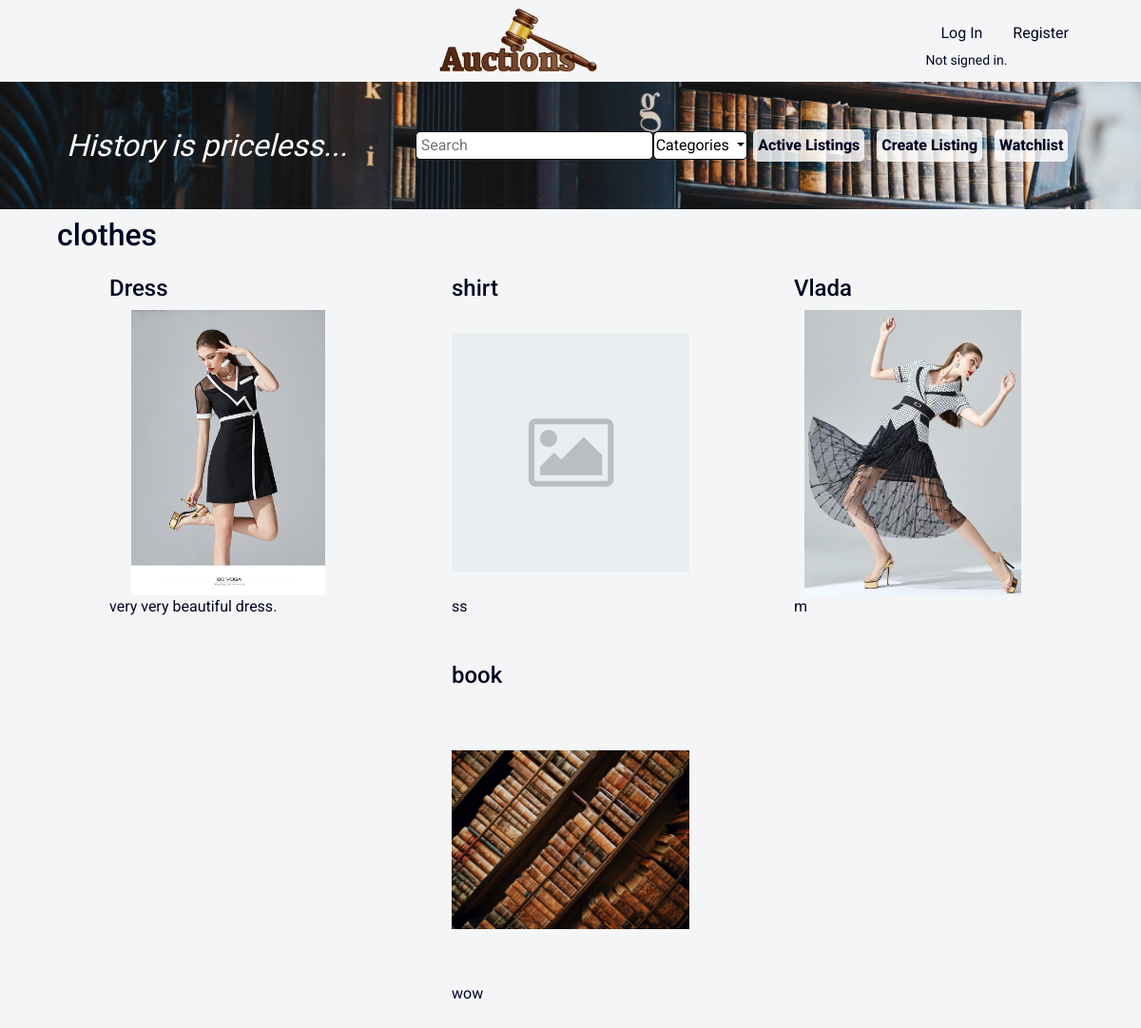
Screenshot of /category/clothes with the database file from the repository.
### auctions/models.py (models this page shows, shortened)
class Category(models.Model):
    category = models.CharField(max_length=64)
    def __str__(self):
        return self.category

class Listing(models.Model):
    title = models.CharField(max_length=64)
    description = models.TextField(max_length=500)
    image = models.ImageField(default='default.png')
    start_bid = models.DecimalField(max_digits=12, decimal_places=2)
    date_created = models.DateTimeField(default=timezone.now)
    category = models.ForeignKey(Category, default=None, on_delete=models.CASCADE)
    user = models.ForeignKey(User, on_delete=models.CASCADE)
    comment = models.ManyToManyField(Comment, default=None)
    bid = models.ManyToManyField(Bid, default=None)
    status = models.BooleanField(default=False)

### auctions/views.py (the view, shortened to what this page needs)
# urls.py: path("category/<str:category_name>", views.category, name="category"),
def category(request, category_name):
    category = Category.objects.get(category=category_name)
    listing_category = Listing.objects.filter(category=category)
    if listing_category:
        return render(request, "auctions/category.html", {
            "category": category.category,
            "listings": listing_category,
            "categories": Category.objects.all()
            })

### auctions/templates/auctions/category.html (shortened to what this page needs)
{% extends "auctions/layout.html" %}
{% block body %}
<div class="background">
    <div class="margin flex">
        <div class="flex1">
            <div class="history">History is priceless...</div>
        </div>
        <div class="flex flex2">
            <form action="{% url 'search' %}">
                <input class="search" type="text" name="q" placeholder="Search">
            </form>
            <div class="dropdown">
                <button class="categories dropdown-toggle" type="button" id="dropdownMenuButton" data-toggle="dropdown" aria-haspopup="true" aria-expanded="false">
                    Categories
                </button>
            </div>
            <a class="flex-item" href="{% url 'index' %}">Active Listings</a>
            <a class="flex-item" href="{% url 'create' %}">Create Listing</a>
            <a class="flex-item" href="{% url 'watchlist' %}">Watchlist</a>
        </div>
    </div>
</div>
<h2 class="margin">{{ category }}</h2>
<div class="margin flex">
    {% for listing in listings %}
    <a class="flex-item listing" href="{% url 'item' listing.title %}">
        <h4>{{ listing.title }}</h4>
        <img src="{{ listing.image.url }}" alt="image" style="width: 250px; height: 300px;">
        <p>{{ listing.description }}</p>
    </a>
    {% endfor %}
</div>
{% endblock %}

### auctions/static/auctions/styles.css (style rules this page uses)
body { background-color: #2533440c; font-family: Roboto; color: rgb(4, 4, 36) }
a { color: rgb(4, 4, 36) }
.history { font-family: Arapey; font-style: italic; font-size: 2rem; color: white; }
.background .flex-item { font-size: 1rem; font-weight: 800; background-color: rgba(255, 255, 255, 0.815); padding: 5px; border-radius: 5px; }
.flex { display: flex; justify-content: space-between; align-items: center; flex-wrap: wrap; }
.margin { margin: 1vh 5vw; }
.flex1 { margin-top: 5vh 0; flex: 1; padding: 10px; }
.flex2 { margin: 5vh 0; flex: 2; padding: 10px; }
.background { background-image: url('images/books.jpg'); background-repeat: no-repeat; background-size: 100%; }
.flex-item { margin: auto; padding: 15px; }
.search { width: 250px; padding: 2px 5px; outline: none; border: 0.5px solid black; border-radius: 5px; }
.categories { padding: 2px; border: 0.5px solid black; background-color: white; border-radius: 5px; }
img { object-fit: contain; }

### rows the page displays
Category: category "clothes"
Listing: title "Dress", image (picture), description "very very beautiful dress."
Listing: title "shirt", image (placeholder picture), description "ss"
Listing: title "Vlada", image (picture), description "m"
Listing: title "book", image (picture), description "wow"
